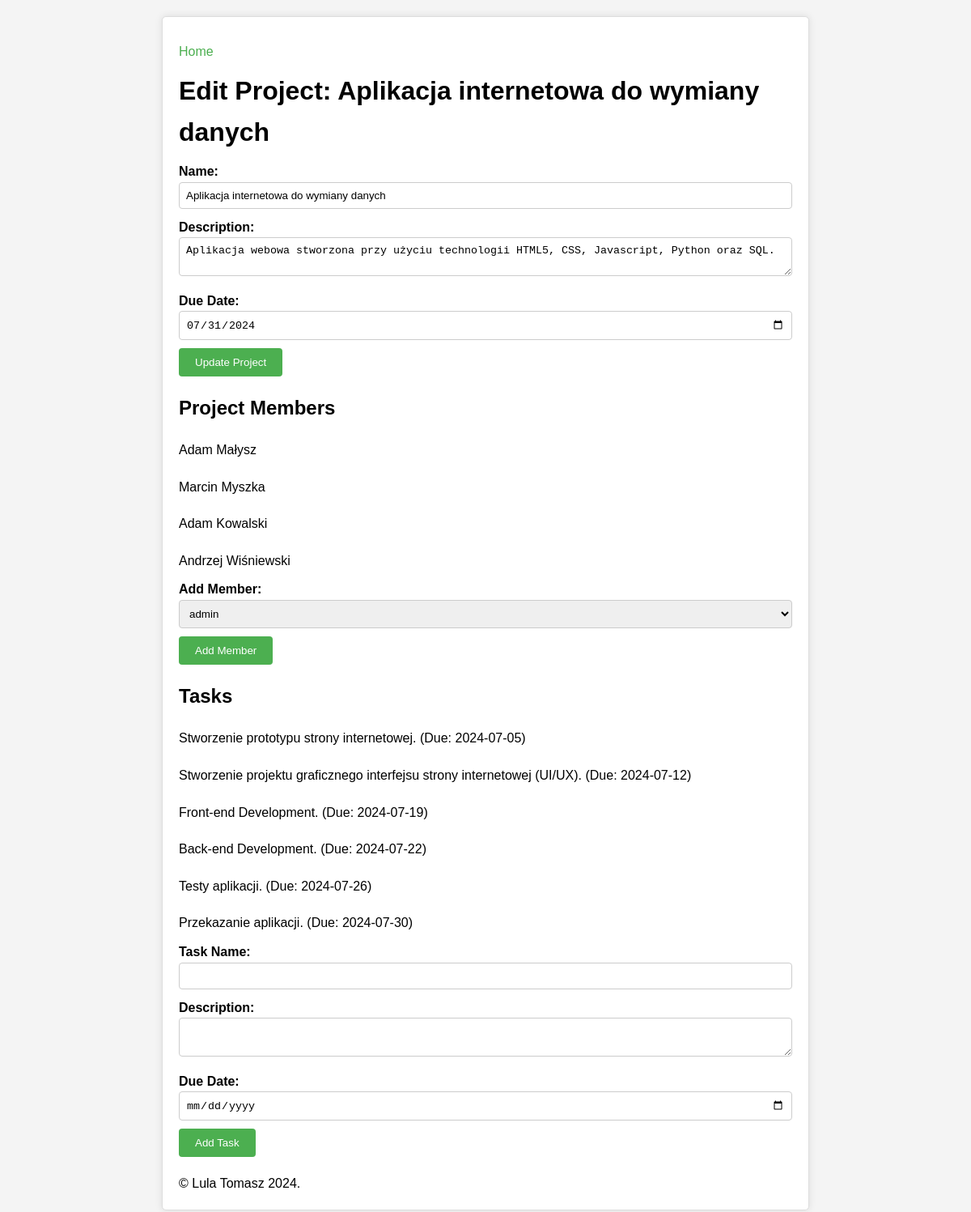
/edit_project/4, run on the app's committed database.
### tables this page shows
CREATE TABLE project (
            id INTEGER PRIMARY KEY AUTOINCREMENT,
            name TEXT NOT NULL,
            description TEXT,
            due_date DATE NOT NULL
        );

CREATE TABLE user (
            id INTEGER PRIMARY KEY AUTOINCREMENT,
            email TEXT NOT NULL UNIQUE,
            username TEXT NOT NULL,
            password TEXT NOT NULL
        );

CREATE TABLE task (
            id INTEGER PRIMARY KEY AUTOINCREMENT,
            project_id INTEGER NOT NULL,
            name TEXT NOT NULL,
            description TEXT,
            due_date DATE NOT NULL,
            assigned_to INTEGER,
            status TEXT NOT NULL DEFAULT 'not started',
            FOREIGN KEY (project_id) REFERENCES project(id),
            FOREIGN KEY (assigned_to) REFERENCES user(id)
        );

### app.py (the view, shortened to what this page needs)
@app.route('/edit_project/<int:project_id>', methods=['GET', 'POST'])
def edit_project(project_id):
    conn = sqlite3.connect('projects.db')
    cursor = conn.cursor()
    cursor.execute('SELECT * FROM project WHERE id=?', (project_id,))
    project_data = cursor.fetchone()
    if not project_data:
        conn.close()
        return 'Project not found', 404
    project = Project(*project_data)
    cursor.execute('SELECT id, username FROM user')
    users = cursor.fetchall()
    cursor.execute('''
        SELECT user.id, user.username FROM user
        JOIN project_member ON user.id = project_member.user_id
        WHERE project_member.project_id = ?
    ''', (project_id,))
    members = cursor.fetchall()
    cursor.execute('SELECT * FROM task WHERE project_id=?', (project_id,))
    tasks_data = cursor.fetchall()
    tasks = [Task(*task[:6]) for task in tasks_data]
    conn.close()
    return render_template('edit_project.html', project=project, users=users, members=members, tasks=tasks)

### templates/edit_project.html (shortened to what this page needs)
{% extends 'base.html' %}
{% block content %}
    <h1>Edit Project: {{ project.name }}</h1>
    <form method="POST" action="{{ url_for('edit_project', project_id=project.id) }}">
        <label>Name:</label>
        <input type="text" name="name" value="{{ project.name }}" required><br>
        <label>Description:</label>
        <textarea name="description" required>{{ project.description }}</textarea><br>
        <label>Due Date:</label>
        <input type="date" name="due_date" value="{{ project.due_date }}" required><br>
        <button type="submit">Update Project</button>
    </form>
    <h2>Project Members</h2>
    <ul>
        {% for member in members %}
            <li>{{ member[1] }}</li>
        {% endfor %}
    </ul>
    <form method="POST" action="{{ url_for('add_member', project_id=project.id) }}">
        <label>Add Member:</label>
        <select name="user_id" required>
            {% for user in users %}
                <option value="{{ user[0] }}">{{ user[1] }}</option>
            {% endfor %}
        </select>
        <button type="submit">Add Member</button>
    </form>
    <h2>Tasks</h2>
    <ul>
        {% for task in tasks %}
            <li>{{ task.name }} (Due: {{ task.due_date }})
            </li>
        {% endfor %}
    </ul>
    <form method="POST" action="{{ url_for('add_task', project_id=project.id) }}">
        <label>Task Name:</label>
        <input type="text" name="name" required><br>
        <label>Description:</label>
        <textarea name="description" required></textarea><br>
        <label>Due Date:</label>
        <input type="date" name="due_date" required><br>
        <button type="submit">Add Task</button>
    </form>
{% endblock %}

### static/css/styles.css (style rules this page uses)
* { margin: 0; padding: 0; box-sizing: border-box; }
body { font-family: Arial, sans-serif; line-height: 1.6; background-color: #f4f4f4; margin: 20px; }
h1, h2, h3 { margin-bottom: 10px; }
label { font-weight: bold; }
input[type="text"], input[type="email"], input[type="password"], input[type="date"], textarea, select { width: 100%; padding: 8px; margin-bottom: 10px; border: 1px solid #ccc; border-radius: 4px; }
button, .button { background-color: #4CAF50; color: white; padding: 10px 20px; border: none; cursor: pointer; border-radius: 4px; text-decoration: none; }
ul { list-style-type: none; padding: 0; }
ul li { padding: 10px 0; }
form { margin-bottom: 20px; }

### data on the page
project: name "Aplikacja internetowa do wymiany danych", description "Aplikacja webowa stworzona przy użyciu technologii HTML5, CSS, Javascript, Python oraz SQL.", due_date "07/31/2024"
user: username "Adam Małysz"
user: username "Marcin Myszka"
user: username "Adam Kowalski"
user: username "Andrzej Wiśniewski"
task: name "Stworzenie prototypu strony internetowej.", due_date "2024-07-05"
task: name "Stworzenie projektu graficznego interfejsu strony internetowej (UI/UX).", due_date "2024-07-12"
task: name "Front-end Development.", due_date "2024-07-19"
task: name "Back-end Development.", due_date "2024-07-22"
task: name "Testy aplikacji.", due_date "2024-07-26"
task: name "Przekazanie aplikacji.", due_date "2024-07-30"

### other printed values
form field user_id "admin"
